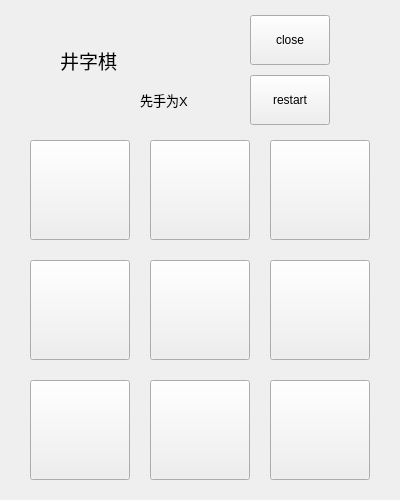
<?xml version="1.0" encoding="UTF-8"?>
<ui version="4.0">
 <class>Widget</class>
 <widget class="QWidget" name="Widget">
  <property name="geometry">
   <rect>
    <x>0</x>
    <y>0</y>
    <width>400</width>
    <height>500</height>
   </rect>
  </property>
  <property name="minimumSize">
   <size>
    <width>400</width>
    <height>500</height>
   </size>
  </property>
  <property name="maximumSize">
   <size>
    <width>400</width>
    <height>500</height>
   </size>
  </property>
  <property name="windowTitle">
   <string>井字棋</string>
  </property>
  <widget class="QPushButton" name="pushButton">
   <property name="enabled">
    <bool>true</bool>
   </property>
   <property name="geometry">
    <rect>
     <x>30</x>
     <y>380</y>
     <width>100</width>
     <height>100</height>
    </rect>
   </property>
   <property name="minimumSize">
    <size>
     <width>100</width>
     <height>100</height>
    </size>
   </property>
   <property name="maximumSize">
    <size>
     <width>100</width>
     <height>100</height>
    </size>
   </property>
   <property name="font">
    <font>
     <pointsize>24</pointsize>
     <bold>true</bold>
    </font>
   </property>
   <property name="text">
    <string/>
   </property>
  </widget>
  <widget class="QPushButton" name="pushButton_2">
   <property name="enabled">
    <bool>true</bool>
   </property>
   <property name="geometry">
    <rect>
     <x>150</x>
     <y>380</y>
     <width>100</width>
     <height>100</height>
    </rect>
   </property>
   <property name="minimumSize">
    <size>
     <width>100</width>
     <height>100</height>
    </size>
   </property>
   <property name="maximumSize">
    <size>
     <width>100</width>
     <height>100</height>
    </size>
   </property>
   <property name="font">
    <font>
     <pointsize>24</pointsize>
     <bold>true</bold>
    </font>
   </property>
   <property name="text">
    <string/>
   </property>
  </widget>
  <widget class="QPushButton" name="pushButton_3">
   <property name="enabled">
    <bool>true</bool>
   </property>
   <property name="geometry">
    <rect>
     <x>270</x>
     <y>380</y>
     <width>100</width>
     <height>100</height>
    </rect>
   </property>
   <property name="minimumSize">
    <size>
     <width>100</width>
     <height>100</height>
    </size>
   </property>
   <property name="maximumSize">
    <size>
     <width>100</width>
     <height>100</height>
    </size>
   </property>
   <property name="font">
    <font>
     <pointsize>24</pointsize>
     <bold>true</bold>
    </font>
   </property>
   <property name="text">
    <string/>
   </property>
  </widget>
  <widget class="QPushButton" name="pushButton_4">
   <property name="enabled">
    <bool>true</bool>
   </property>
   <property name="geometry">
    <rect>
     <x>30</x>
     <y>260</y>
     <width>100</width>
     <height>100</height>
    </rect>
   </property>
   <property name="minimumSize">
    <size>
     <width>100</width>
     <height>100</height>
    </size>
   </property>
   <property name="maximumSize">
    <size>
     <width>100</width>
     <height>100</height>
    </size>
   </property>
   <property name="font">
    <font>
     <pointsize>24</pointsize>
     <bold>true</bold>
    </font>
   </property>
   <property name="text">
    <string/>
   </property>
  </widget>
  <widget class="QPushButton" name="pushButton_5">
   <property name="enabled">
    <bool>true</bool>
   </property>
   <property name="geometry">
    <rect>
     <x>150</x>
     <y>260</y>
     <width>100</width>
     <height>100</height>
    </rect>
   </property>
   <property name="minimumSize">
    <size>
     <width>100</width>
     <height>100</height>
    </size>
   </property>
   <property name="maximumSize">
    <size>
     <width>100</width>
     <height>100</height>
    </size>
   </property>
   <property name="font">
    <font>
     <pointsize>24</pointsize>
     <bold>true</bold>
    </font>
   </property>
   <property name="text">
    <string/>
   </property>
  </widget>
  <widget class="QPushButton" name="pushButton_6">
   <property name="enabled">
    <bool>true</bool>
   </property>
   <property name="geometry">
    <rect>
     <x>270</x>
     <y>260</y>
     <width>100</width>
     <height>100</height>
    </rect>
   </property>
   <property name="minimumSize">
    <size>
     <width>100</width>
     <height>100</height>
    </size>
   </property>
   <property name="maximumSize">
    <size>
     <width>100</width>
     <height>100</height>
    </size>
   </property>
   <property name="font">
    <font>
     <pointsize>24</pointsize>
     <bold>true</bold>
    </font>
   </property>
   <property name="text">
    <string/>
   </property>
  </widget>
  <widget class="QPushButton" name="pushButton_7">
   <property name="enabled">
    <bool>true</bool>
   </property>
   <property name="geometry">
    <rect>
     <x>30</x>
     <y>140</y>
     <width>100</width>
     <height>100</height>
    </rect>
   </property>
   <property name="minimumSize">
    <size>
     <width>100</width>
     <height>100</height>
    </size>
   </property>
   <property name="maximumSize">
    <size>
     <width>100</width>
     <height>100</height>
    </size>
   </property>
   <property name="font">
    <font>
     <pointsize>24</pointsize>
     <bold>true</bold>
    </font>
   </property>
   <property name="text">
    <string/>
   </property>
  </widget>
  <widget class="QPushButton" name="pushButton_8">
   <property name="enabled">
    <bool>true</bool>
   </property>
   <property name="geometry">
    <rect>
     <x>150</x>
     <y>140</y>
     <width>100</width>
     <height>100</height>
    </rect>
   </property>
   <property name="minimumSize">
    <size>
     <width>100</width>
     <height>100</height>
    </size>
   </property>
   <property name="maximumSize">
    <size>
     <width>100</width>
     <height>100</height>
    </size>
   </property>
   <property name="font">
    <font>
     <pointsize>24</pointsize>
     <bold>true</bold>
    </font>
   </property>
   <property name="text">
    <string/>
   </property>
   <property name="iconSize">
    <size>
     <width>20</width>
     <height>20</height>
    </size>
   </property>
  </widget>
  <widget class="QPushButton" name="pushButton_9">
   <property name="enabled">
    <bool>true</bool>
   </property>
   <property name="geometry">
    <rect>
     <x>270</x>
     <y>140</y>
     <width>100</width>
     <height>100</height>
    </rect>
   </property>
   <property name="minimumSize">
    <size>
     <width>100</width>
     <height>100</height>
    </size>
   </property>
   <property name="maximumSize">
    <size>
     <width>100</width>
     <height>100</height>
    </size>
   </property>
   <property name="font">
    <font>
     <pointsize>24</pointsize>
     <bold>true</bold>
    </font>
   </property>
   <property name="text">
    <string/>
   </property>
  </widget>
  <widget class="QPushButton" name="pushButton_10">
   <property name="geometry">
    <rect>
     <x>250</x>
     <y>15</y>
     <width>80</width>
     <height>50</height>
    </rect>
   </property>
   <property name="text">
    <string>close</string>
   </property>
  </widget>
  <widget class="QLabel" name="label">
   <property name="geometry">
    <rect>
     <x>60</x>
     <y>30</y>
     <width>80</width>
     <height>60</height>
    </rect>
   </property>
   <property name="font">
    <font>
     <pointsize>14</pointsize>
    </font>
   </property>
   <property name="text">
    <string>井字棋</string>
   </property>
  </widget>
  <widget class="QPushButton" name="pushButton_11">
   <property name="geometry">
    <rect>
     <x>250</x>
     <y>75</y>
     <width>80</width>
     <height>50</height>
    </rect>
   </property>
   <property name="text">
    <string>restart</string>
   </property>
  </widget>
  <widget class="QLabel" name="label_2">
   <property name="geometry">
    <rect>
     <x>140</x>
     <y>80</y>
     <width>80</width>
     <height>40</height>
    </rect>
   </property>
   <property name="font">
    <font>
     <pointsize>10</pointsize>
    </font>
   </property>
   <property name="text">
    <string>先手为X</string>
   </property>
  </widget>
 </widget>
 <resources/>
 <connections>
  <connection>
   <sender>pushButton_10</sender>
   <signal>clicked()</signal>
   <receiver>Widget</receiver>
   <slot>close()</slot>
   <hints>
    <hint type="sourcelabel">
     <x>349</x>
     <y>319</y>
    </hint>
    <hint type="destinationlabel">
     <x>199</x>
     <y>249</y>
    </hint>
   </hints>
  </connection>
 </connections>
</ui>
